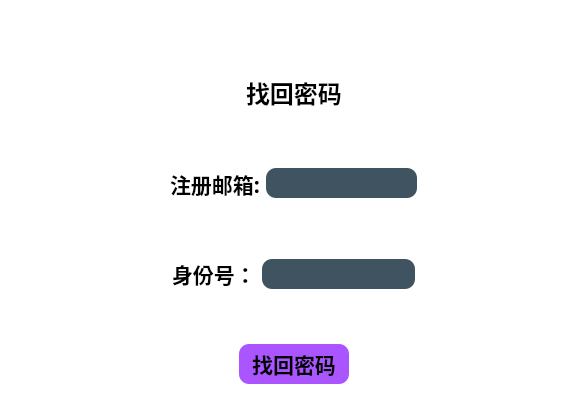
<?xml version="1.0" encoding="UTF-8"?>
<ui version="4.0">
 <class>Forget</class>
 <widget class="QDialog" name="Forget">
  <property name="geometry">
   <rect>
    <x>0</x>
    <y>0</y>
    <width>587</width>
    <height>417</height>
   </rect>
  </property>
  <property name="windowTitle">
   <string>Dialog</string>
  </property>
  <property name="styleSheet">
   <string notr="true">/* 设置 QMainWindow 的背景和字体 */
QDialog{
    background: rgb(255, 255, 255); /* 背景色为白色 */
    font-size: 15px; /* 设置字体大小 */
    font-family: &quot;MingLiU-ExtB&quot;, &quot;Arial&quot;, sans-serif; /* 设置字体，确保平台支持 */
background-image: url(:/new/prefix1/Far Cry 5 Josephs Word View.png);
 background-size: cover; /* 背景图像按比例缩放并填充容器 */
    background-position: center; /* 背景图像居中显示 */
    background-repeat: no-repeat; /* 不重复背景 */
}

/* 设置 QFrame 背景图片 */
QFrame {
    border: solid 10px rgba(0, 0, 0, 1); /* 黑色实线边框，宽度为 10px */
    background-image: url(:/new/prefix1/Far Cry 5 Josephs Word View.png); /* 背景图片 */
    background-repeat: no-repeat; /* 不重复 */
    background-position: center; /* 居中显示背景图片 */
}

/* 设置 QLineEdit 样式 */
QLineEdit {
    color: #8d98a1; /* 输入文本的颜色 */
    background-color: #405361; /* 输入框背景色 */
    font-size: 16px; /* 字体大小 */
    border-style: outset; /* 外凸边框样式 */
    border-radius: 10px; /* 圆角边框 */
    font-family: &quot;MingLiU-ExtB&quot;, &quot;Arial&quot;, sans-serif; /* 设置字体 */
}

/* 设置 QPushButton 样式 */
QPushButton {
    background: rgb(170, 85, 255); /* 按钮背景色 */
    border-style: outset; /* 外凸边框样式 */
    border-radius: 10px; /* 圆角边框 */
    font-family: &quot;微软雅黑&quot;, &quot;Bold&quot;, sans-serif; /* 设置字体 */
}

/* 设置 QPushButton 按下时的样式 */
QPushButton:pressed {
    background-color: rgb(0, 170, 255); /* 按钮按下时背景颜色 */
    border-style: inset; /* 按钮按下时边框样式 */
    font-family: &quot;微软雅黑&quot;, &quot;Bold&quot;, sans-serif; /* 设置字体 */
}

/* 设置 QCheckBox 样式 */
QCheckBox {
    background: rgba(85, 170, 255, 0); /* 背景透明 */
    color: white; /* 文字颜色 */
    font-family: &quot;MingLiU-ExtB&quot;, &quot;Arial&quot;, sans-serif; /* 设置字体 */
}

/* 设置 QLabel 样式 */
QLabel {
    background: rgba(85, 170, 255, 0); /* 背景透明 */
    
}
</string>
  </property>
  <layout class="QVBoxLayout" name="verticalLayout">
   <item>
    <spacer name="verticalSpacer">
     <property name="orientation">
      <enum>Qt::Orientation::Vertical</enum>
     </property>
     <property name="sizeType">
      <enum>QSizePolicy::Policy::Minimum</enum>
     </property>
     <property name="sizeHint" stdset="0">
      <size>
       <width>20</width>
       <height>40</height>
      </size>
     </property>
    </spacer>
   </item>
   <item>
    <widget class="QWidget" name="widget_4" native="true">
     <layout class="QHBoxLayout" name="horizontalLayout_4">
      <item>
       <spacer name="horizontalSpacer_7">
        <property name="orientation">
         <enum>Qt::Orientation::Horizontal</enum>
        </property>
        <property name="sizeHint" stdset="0">
         <size>
          <width>40</width>
          <height>20</height>
         </size>
        </property>
       </spacer>
      </item>
      <item>
       <widget class="QLabel" name="label">
        <property name="minimumSize">
         <size>
          <width>90</width>
          <height>30</height>
         </size>
        </property>
        <property name="font">
         <font>
          <family>微软雅黑</family>
          <pointsize>18</pointsize>
          <bold>true</bold>
         </font>
        </property>
        <property name="text">
         <string>找回密码</string>
        </property>
       </widget>
      </item>
      <item>
       <spacer name="horizontalSpacer_8">
        <property name="orientation">
         <enum>Qt::Orientation::Horizontal</enum>
        </property>
        <property name="sizeHint" stdset="0">
         <size>
          <width>40</width>
          <height>20</height>
         </size>
        </property>
       </spacer>
      </item>
     </layout>
    </widget>
   </item>
   <item>
    <widget class="QWidget" name="widget" native="true">
     <layout class="QHBoxLayout" name="horizontalLayout">
      <item>
       <spacer name="horizontalSpacer_5">
        <property name="orientation">
         <enum>Qt::Orientation::Horizontal</enum>
        </property>
        <property name="sizeHint" stdset="0">
         <size>
          <width>40</width>
          <height>20</height>
         </size>
        </property>
       </spacer>
      </item>
      <item>
       <widget class="QLabel" name="label_2">
        <property name="font">
         <font>
          <family>微软雅黑</family>
          <pointsize>16</pointsize>
          <bold>true</bold>
         </font>
        </property>
        <property name="text">
         <string>注册邮箱:</string>
        </property>
       </widget>
      </item>
      <item>
       <widget class="QLineEdit" name="Email">
        <property name="minimumSize">
         <size>
          <width>0</width>
          <height>30</height>
         </size>
        </property>
       </widget>
      </item>
      <item>
       <spacer name="horizontalSpacer_6">
        <property name="orientation">
         <enum>Qt::Orientation::Horizontal</enum>
        </property>
        <property name="sizeHint" stdset="0">
         <size>
          <width>40</width>
          <height>20</height>
         </size>
        </property>
       </spacer>
      </item>
     </layout>
    </widget>
   </item>
   <item>
    <widget class="QWidget" name="widget_2" native="true">
     <layout class="QHBoxLayout" name="horizontalLayout_2">
      <item>
       <spacer name="horizontalSpacer_3">
        <property name="orientation">
         <enum>Qt::Orientation::Horizontal</enum>
        </property>
        <property name="sizeHint" stdset="0">
         <size>
          <width>40</width>
          <height>20</height>
         </size>
        </property>
       </spacer>
      </item>
      <item>
       <widget class="QLabel" name="label_3">
        <property name="font">
         <font>
          <family>微软雅黑</family>
          <pointsize>16</pointsize>
          <bold>true</bold>
         </font>
        </property>
        <property name="text">
         <string>身份号：</string>
        </property>
       </widget>
      </item>
      <item>
       <widget class="QLineEdit" name="Username">
        <property name="minimumSize">
         <size>
          <width>0</width>
          <height>30</height>
         </size>
        </property>
       </widget>
      </item>
      <item>
       <spacer name="horizontalSpacer_4">
        <property name="orientation">
         <enum>Qt::Orientation::Horizontal</enum>
        </property>
        <property name="sizeHint" stdset="0">
         <size>
          <width>40</width>
          <height>20</height>
         </size>
        </property>
       </spacer>
      </item>
     </layout>
    </widget>
   </item>
   <item>
    <widget class="QWidget" name="widget_3" native="true">
     <layout class="QHBoxLayout" name="horizontalLayout_3">
      <item>
       <spacer name="horizontalSpacer">
        <property name="orientation">
         <enum>Qt::Orientation::Horizontal</enum>
        </property>
        <property name="sizeHint" stdset="0">
         <size>
          <width>40</width>
          <height>20</height>
         </size>
        </property>
       </spacer>
      </item>
      <item>
       <widget class="QPushButton" name="find_button">
        <property name="minimumSize">
         <size>
          <width>110</width>
          <height>40</height>
         </size>
        </property>
        <property name="font">
         <font>
          <family>微软雅黑</family>
          <pointsize>16</pointsize>
          <bold>true</bold>
         </font>
        </property>
        <property name="text">
         <string>找回密码</string>
        </property>
       </widget>
      </item>
      <item>
       <spacer name="horizontalSpacer_2">
        <property name="orientation">
         <enum>Qt::Orientation::Horizontal</enum>
        </property>
        <property name="sizeHint" stdset="0">
         <size>
          <width>40</width>
          <height>20</height>
         </size>
        </property>
       </spacer>
      </item>
     </layout>
    </widget>
   </item>
  </layout>
 </widget>
 <resources/>
 <connections/>
</ui>
